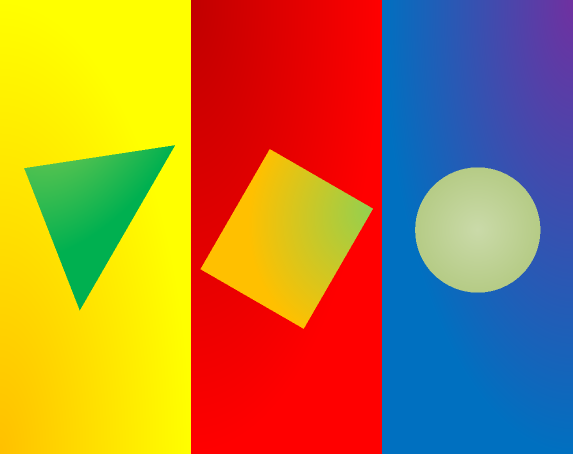
#> input picture public/studentfiles/G/Omega/q4omega.tif, 1147 x 908 px, found by its file name (shown at 1/2 size)
$ python 'ANSWER QUESTION 4.py'
#> lines starting #> are read from the running program, lines starting #| are printed output that depends on the picture; after the words box and inside, x2 and y2 are one past the last pixel; in counts of white or black regions, pixels touching at a corner belong together
import numpy as np
import cv2
from matplotlib import pyplot as pt

img = cv2.imread("q4omega.tif",1)
#> img is the input picture: shape (908, 1147, 3); mean B, G, R 64.4, 126.8, 170.9
img_gray = cv2.cvtColor(img,cv2.COLOR_BGR2GRAY)
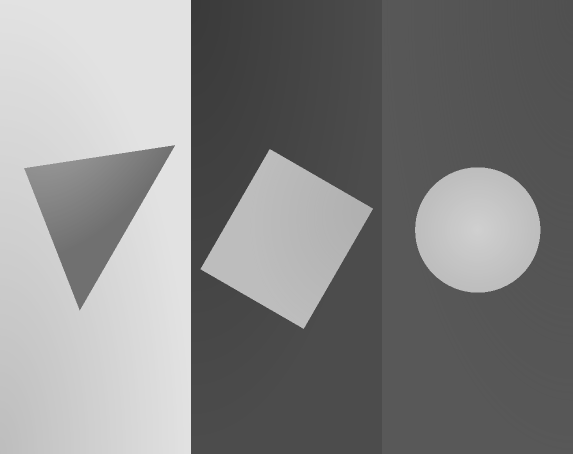
#> img_gray: shape (908, 1147) (shown at 1/2 size); min 57, max 255, mean 132.9
hist = cv2.calcHist([img_gray],[0],None,[256],[0,256])
#> hist = 256 values, max 91558 at index 76, min 0 at index 0, mean 4068.3

[nrow,ncol] = img_gray.shape
#> nrow = 908; ncol = 1147
mask = np.zeros((nrow,ncol),dtype=np.uint8)

mask2 = img_gray.copy()

t1 = 178
t2 = 80

for x in range (0,nrow):
    for y in range(0,ncol):
        if img_gray[x,y] <= t1:
            mask[x,y] =255
        if img_gray[x,y] >=t2:
            mask2[x,y]=255
        else:
            mask[x,y]=0
            mask2[x,y]=0
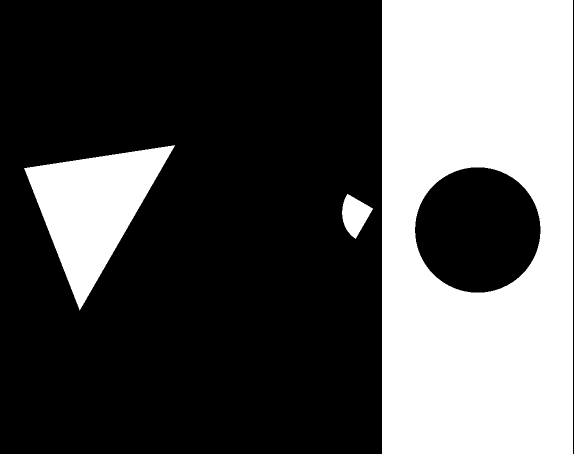
#> mask: shape (908, 1147) (shown at 1/2 size); 33.3% white; 3 white regions, box (x1, y1, x2, y2) and area: (764, 0, 1146, 908) 297560, (48, 290, 350, 621) 45602, (684, 388, 746, 478) 3237
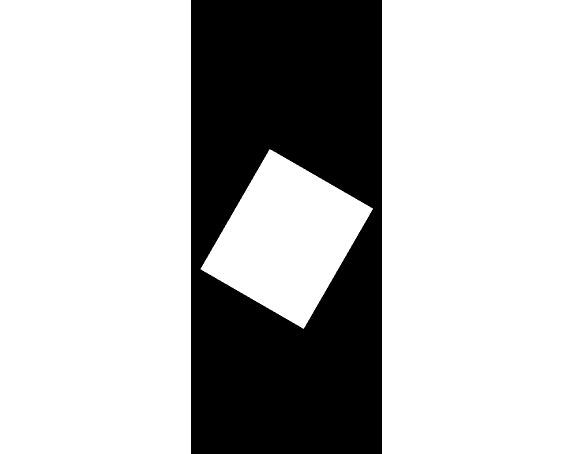
#> mask2: shape (908, 1147) (shown at 1/2 size); 73.1% white; 1 black region, box (x1, y1, x2, y2) and area: (382, 0, 764, 908) 280549

mask3= cv2.bitwise_not(mask)

mask[:,760:1147]=0

mask2[:,0:385]=0
#> mask2: shape (908, 1147); 39.8% white; 2 white regions, box (x1, y1, x2, y2) and area: (764, 0, 1147, 908) 347764, (401, 298, 746, 658) 66307

mask2[:,760:1145]=0
#> mask2: shape (908, 1147); 6.5% white; 2 white regions, box (x1, y1, x2, y2) and area: (401, 298, 746, 658) 66307, (1145, 0, 1147, 908) 1816

mask3[:,0:775]=0

mask4=mask.copy()

mask4=mask+mask2+mask3
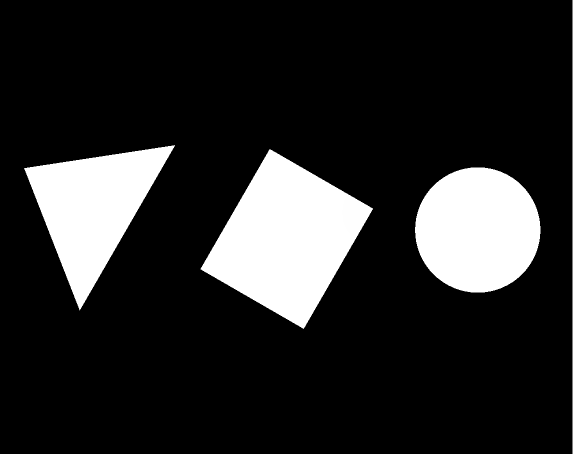
#> mask4: shape (908, 1147) (shown at 1/2 size); min 0, max 255, mean 39.9

ex_img = img.copy()
ex_img[:,:,0] = cv2.bitwise_and(img[:,:,0],mask4)
ex_img[:,:,1] = cv2.bitwise_and(img[:,:,1],mask4)
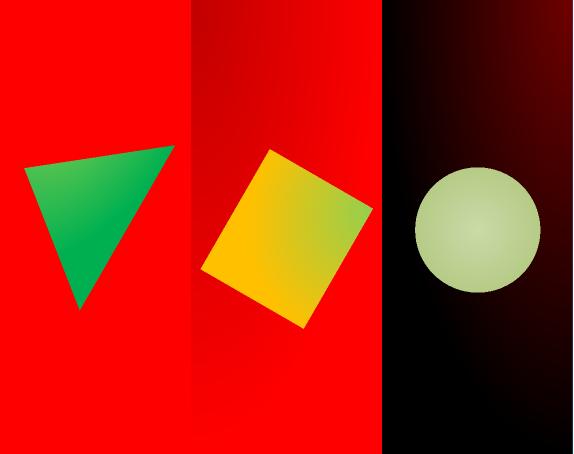
#> ex_img: shape (908, 1147, 3) (shown at 1/2 size); mean B, G, R 12.1, 30.6, 170.9
ex_img[:,:,2] = cv2.bitwise_and(img[:,:,2],mask4)
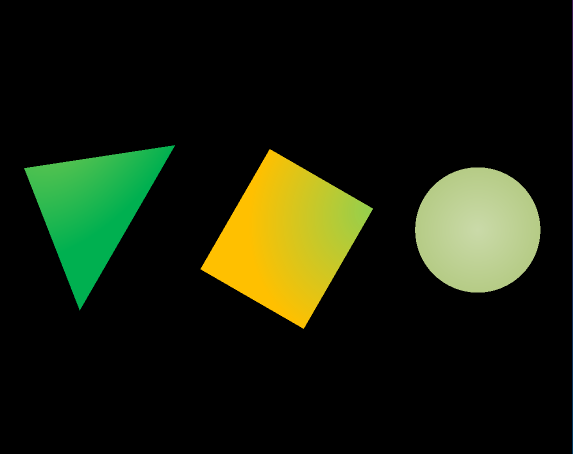
#> ex_img: shape (908, 1147, 3) (shown at 1/2 size); mean B, G, R 12.1, 30.6, 24.7

pt.figure()

pt.subplot(3,3,1)
pt.imshow(cv2.cvtColor(img, cv2.COLOR_BGR2RGB))
pt.title("Original Color Image")

pt.subplot(3,3,2)
pt.imshow(img_gray, cmap="gray")
pt.title("Original Gray Image")

pt.subplot(3,3,3)
pt.imshow(mask, cmap="gray")
pt.title("Mask 1")

pt.subplot(3,3,4)
pt.imshow(mask2, cmap="gray")
pt.title("Mask 2")

pt.subplot(3,3,5)
pt.imshow(mask3, cmap="gray")
pt.title("Mask 3")

pt.subplot(3,3,6)
pt.imshow(mask4, cmap="gray")
pt.title("Mask 4")

pt.subplot(3,3,7)
pt.title("Extracted Color Image ")
pt.imshow(cv2.cvtColor(ex_img, cv2.COLOR_BGR2RGB))

pt.subplot(3,3,8)
pt.title("Histogram")
pt.plot(hist)
pt.xlim([0,256])

pt.show()
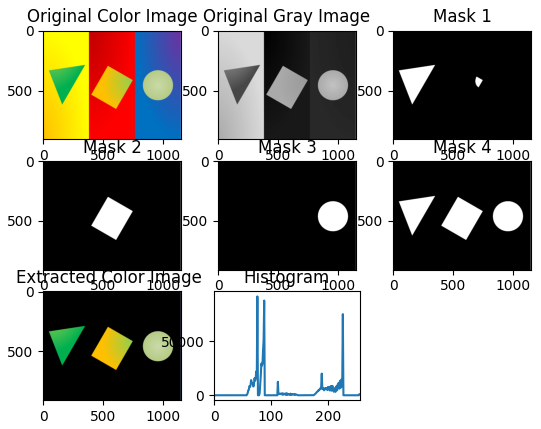
#> figure drawn by matplotlib, 8 panels; panel 8: curve peaks at x = 76, y = 91558
